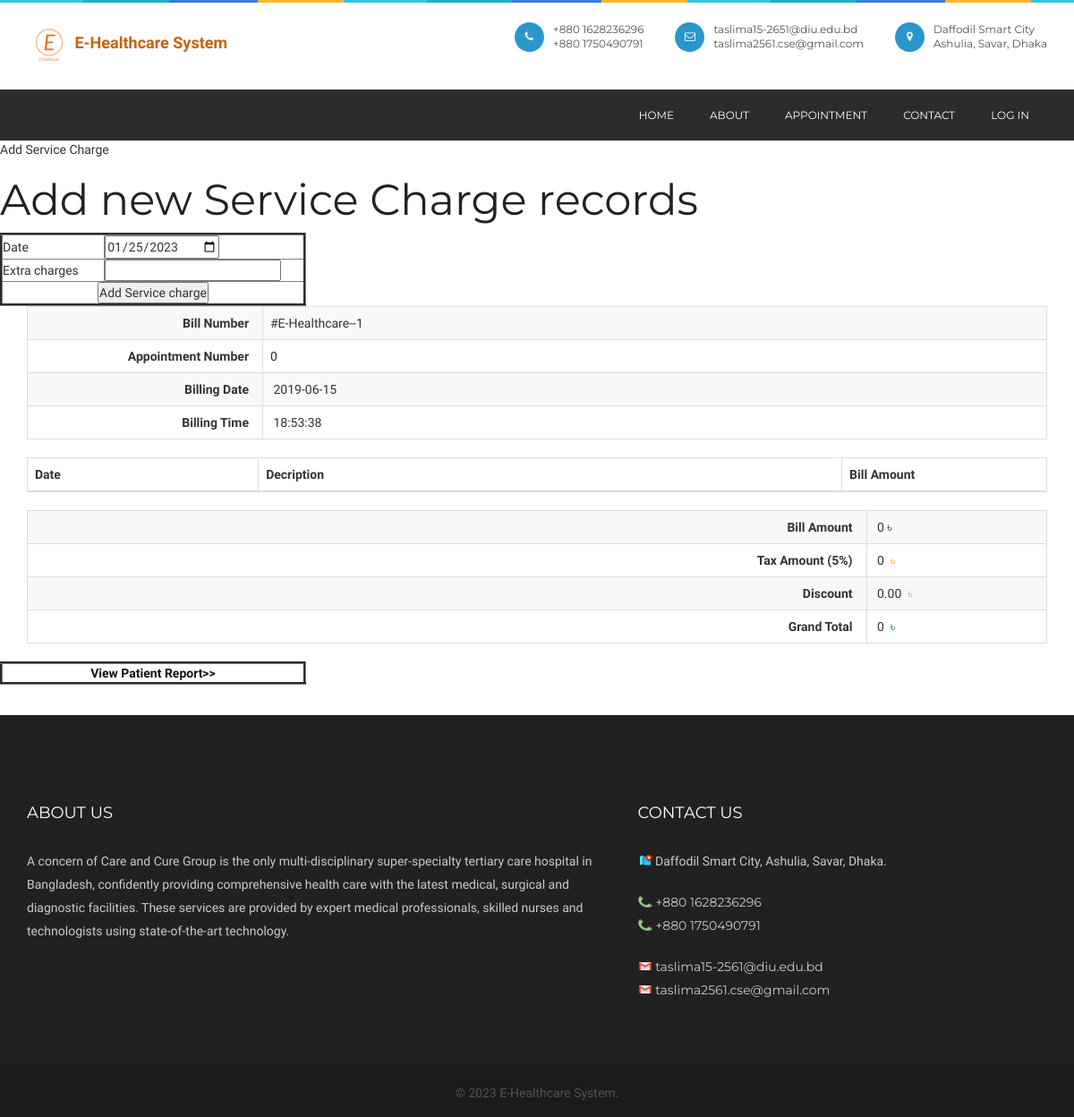
The page /billing.php on the database as committed earlier.
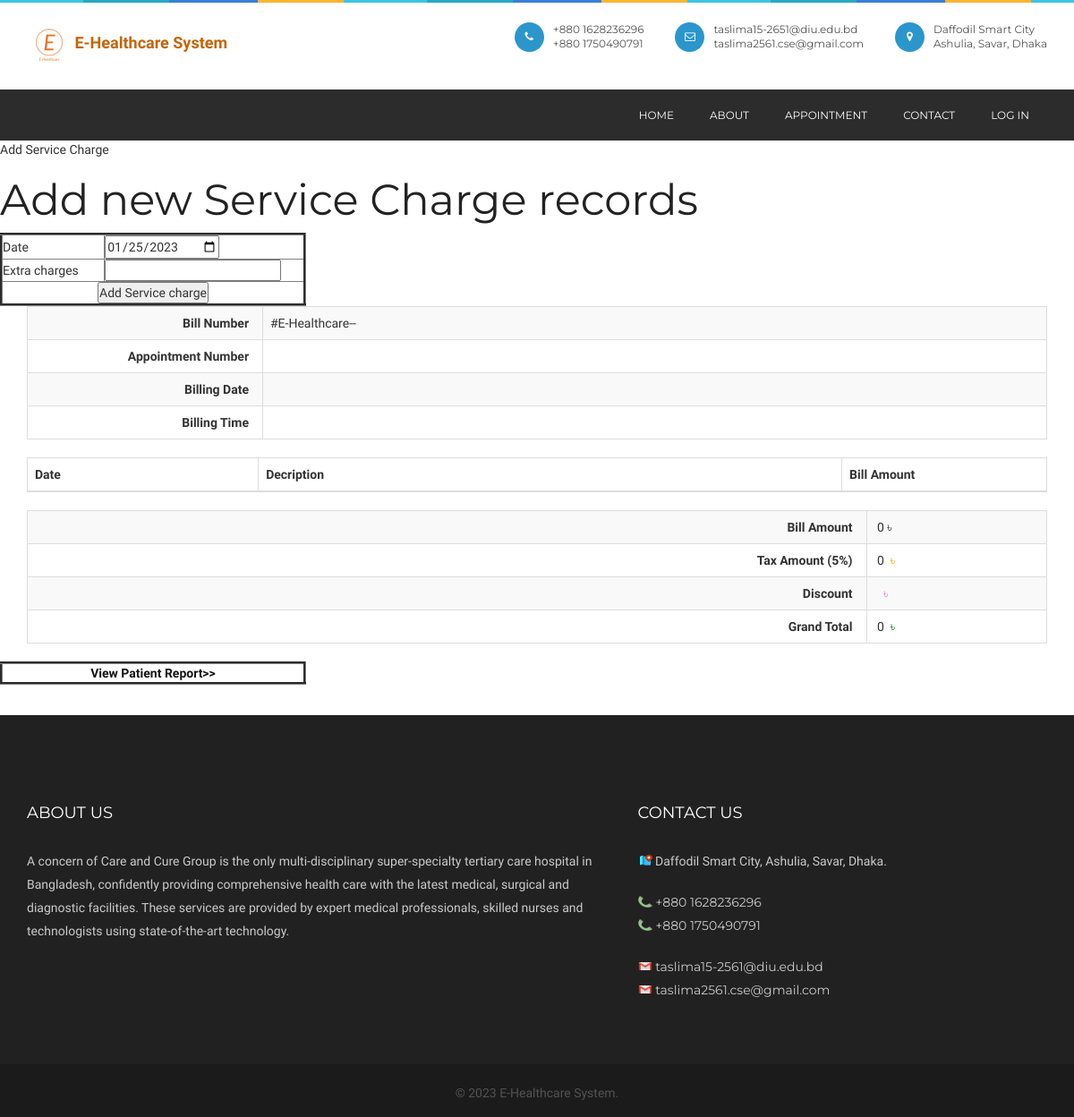
The same page on the database as committed later.
### tables this page shows
CREATE TABLE `billing` (
  `billingid` int(10) NOT NULL,
  `patientid` int(10) NOT NULL,
  `appointmentid` int(10) NOT NULL,
  `billingdate` date NOT NULL,
  `billingtime` time NOT NULL,
  `discount` float(10,2) NOT NULL,
  `taxamount` float(10,2) NOT NULL,
  `discountreason` text NOT NULL,
  `discharge_time` time NOT NULL,
  `discharge_date` date NOT NULL
);

### viewbilling.php (the view, shortened to what this page needs)
<?php
include("dbconnection.php");
?>
 <section class="container">
<?php
$sqlbilling_records ="SELECT * FROM billing WHERE appointmentid='billappointmentid'";
$qsqlbilling_records = mysqli_query($con,$sqlbilling_records);
$rsbilling_records = mysqli_fetch_array($qsqlbilling_records);
?>
 	<table class="table table-bordered table-striped">
      <tbody>
        <tr>
          <th scope="col"><div align="right">Bill Number &nbsp; </div></th>
          <td> <?php echo '#E-Healthcare--'.$rsbilling_records['billingid']; ?></td>
        </tr>
        <tr>
          <th width="124" scope="col"><div align="right">Appointment Number &nbsp; </div></th>
          	<td width="413"> <?php echo $rsbilling_records['appointmentid']; ?>
            </td>
        </tr>
		<tr>
		  <th scope="col"><div align="right">Billing Date &nbsp; </div></th>
		  <td>&nbsp;<?php echo $rsbilling_records['billingdate']; ?></td>
	    </tr>
		<tr>
		  <th scope="col"><div align="right">Billing Time &nbsp; </div></th>
		  <td>&nbsp;<?php echo $rsbilling_records['billingtime'] ; ?></td>
	    </tr>
      </tbody>
    </table>
	<table class="table table-bordered table-striped">
      <thead>
       <tr>
          <th width="97" scope="col">Date</th>
          <th width="245" scope="col">Decription</th>
          <th width="86" scope="col">Bill Amount</th>
        </tr>
        </thead>
         <?php
		$billamt= 0;
		?>
    </table>
    <table class="table table-bordered table-striped">
      <tbody>
        <tr>
          <th scope="col"><div align="right">Bill Amount &nbsp;</div></th>
          <td>&nbsp;<?php echo $billamt; ?>&nbsp;৳</td>
        </tr>
        <tr>
          <th width="442" scope="col"><div align="right">Tax Amount (5%) &nbsp;</div></th>
          	<td width="95">&nbsp;<?php echo $taxamt = 5 * ($billamt / 100); ?>&nbsp;
			<span style="color: orange;">৳</span>
            </td>
        </tr>
		<tr>
		  <th scope="col"><div align="right">Discount &nbsp;</div></th>
		  <td>&nbsp;<?php echo $rsbilling_records['discount']; ?>&nbsp;
		  <span style="color: violet;">৳</span></td>
	    </tr>
		<tr>
		  <th scope="col"><div align="right">Grand Total &nbsp;</div></th>
		  <td>&nbsp;<?php echo ($billamt + $taxamt)  - $rsbilling_records['discount'] ; ?>&nbsp;
		  <span style="color: green;">৳</span></td>
	    </tr>
      </tbody>
    </table>
    </section>

Rows that differ between the two databases and show on the page:
removed billing: billingid "1", appointmentid "0", billingdate "2019-06-15", billingtime "18:53:38", discount "0.00", ($billamt+$taxamt)-$rsbilling_records['discount'] "0"
Other text that changed with them:
text now shown: "0"
